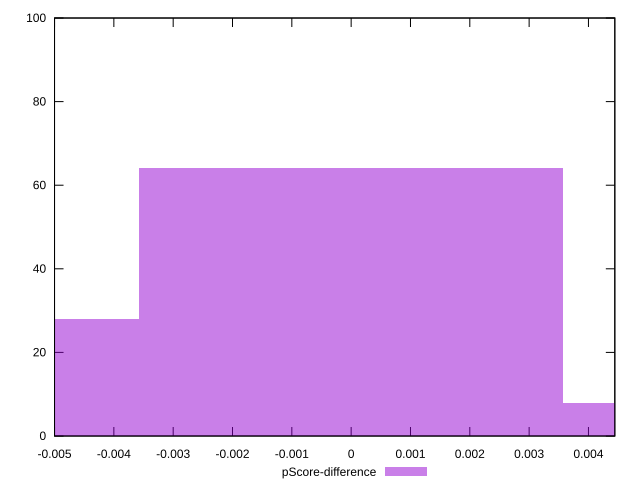

Reproduce this figure in gnuplot.
reset

$pScoreDifference <<EOF
0 64
0.0071370189279316544 8
-0.0071370189279316544 28
EOF

set key outside below
set boxwidth 0.0071370189279316544
set xrange [-0.0050000000000000044:0.004444444444444473]
set yrange [0:100]
set trange [0:100]
set style fill transparent solid 0.5 noborder
set terminal svg size 640, 490 enhanced background rgb 'white'
set output "report_00019_2021-02-10T18-14-37.922Z//render-blocking-resources/samples/pages+cached+noadtech+nomedia/pScore-difference/histogram.svg"

plot $pScoreDifference title "pScore-difference" with boxes

reset
